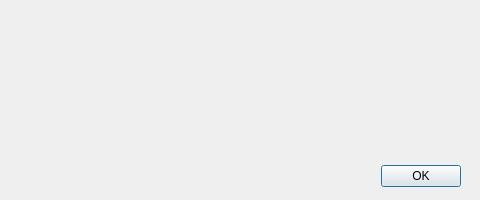
<?xml version="1.0" encoding="UTF-8"?>
<ui version="4.0">
 <class>MyAboutBox</class>
 <widget class="QDialog" name="MyAboutBox">
  <property name="geometry">
   <rect>
    <x>0</x>
    <y>0</y>
    <width>480</width>
    <height>200</height>
   </rect>
  </property>
  <property name="windowTitle">
   <string>Dialog</string>
  </property>
  <widget class="QDialogButtonBox" name="buttonBox">
   <property name="geometry">
    <rect>
     <x>20</x>
     <y>160</y>
     <width>441</width>
     <height>32</height>
    </rect>
   </property>
   <property name="orientation">
    <enum>Qt::Horizontal</enum>
   </property>
   <property name="standardButtons">
    <set>QDialogButtonBox::Ok</set>
   </property>
  </widget>
  <widget class="QLabel" name="label">
   <property name="geometry">
    <rect>
     <x>80</x>
     <y>10</y>
     <width>391</width>
     <height>149</height>
    </rect>
   </property>
   <property name="text">
    <string/>
   </property>
   <property name="wordWrap">
    <bool>true</bool>
   </property>
  </widget>
 </widget>
 <resources/>
 <connections>
  <connection>
   <sender>buttonBox</sender>
   <signal>accepted()</signal>
   <receiver>MyAboutBox</receiver>
   <slot>accept()</slot>
   <hints>
    <hint type="sourcelabel">
     <x>248</x>
     <y>254</y>
    </hint>
    <hint type="destinationlabel">
     <x>157</x>
     <y>274</y>
    </hint>
   </hints>
  </connection>
  <connection>
   <sender>buttonBox</sender>
   <signal>rejected()</signal>
   <receiver>MyAboutBox</receiver>
   <slot>reject()</slot>
   <hints>
    <hint type="sourcelabel">
     <x>316</x>
     <y>260</y>
    </hint>
    <hint type="destinationlabel">
     <x>286</x>
     <y>274</y>
    </hint>
   </hints>
  </connection>
 </connections>
</ui>
